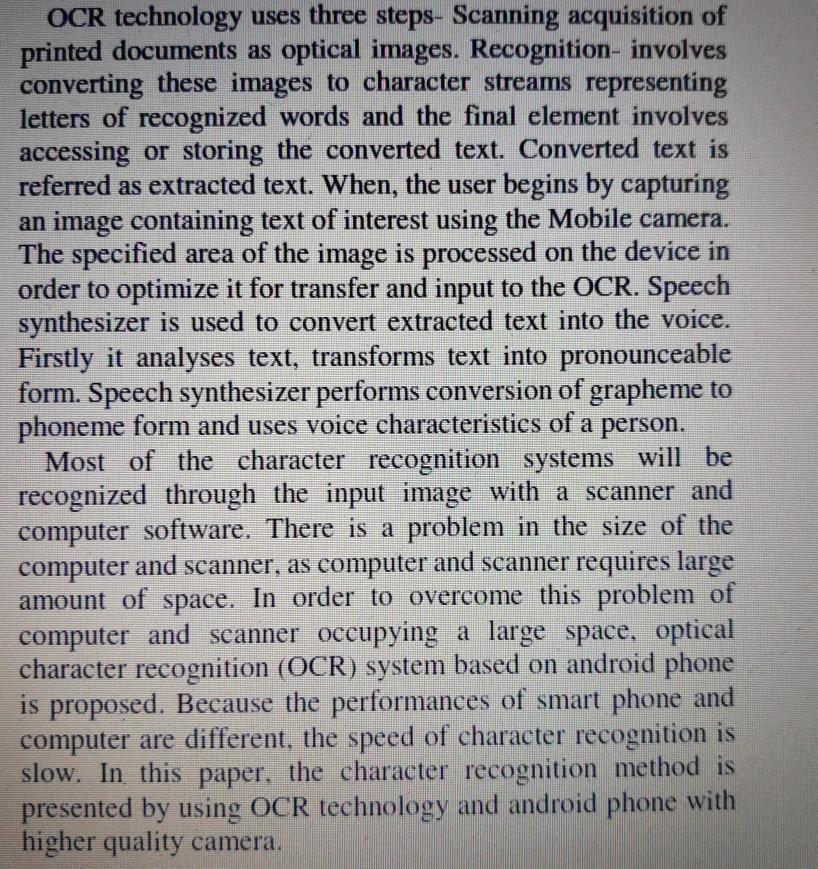
#> input picture Resources/text_cam.jpg, 2452 x 2605 px, found by its file name (shown at 1/3 size)
$ python OCR.py
#> lines starting #> are read from the running program, lines starting #| are printed output that depends on the picture; after the words box and inside, x2 and y2 are one past the last pixel; in counts of white or black regions, pixels touching at a corner belong together
import cv2
import numpy as np
import pytesseract

document = cv2.imread('Resources/text_cam.jpg')
#> document is the input picture: shape (2605, 2452, 3); mean B, G, R 151.3, 151.5, 152.9
document = cv2.resize(document,(600,600),interpolation = cv2.INTER_AREA)
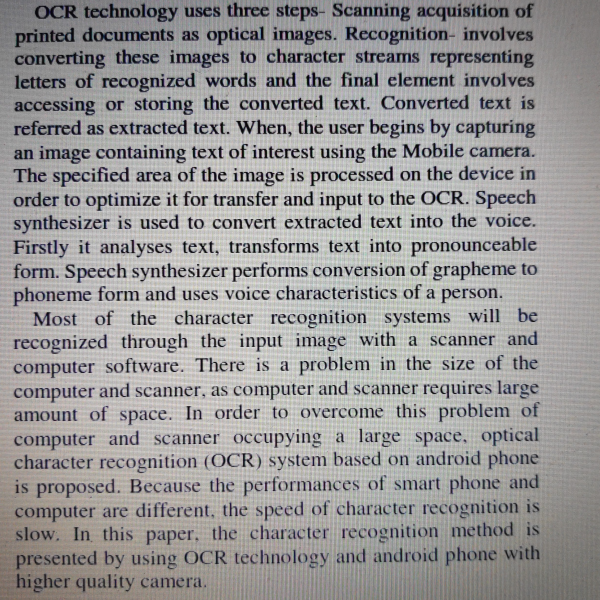
#> document: shape (600, 600, 3); mean B, G, R 151.3, 151.5, 152.9

norm = np.zeros_like(document)
norm_doc = cv2.normalize(document,norm,0,255,cv2.NORM_MINMAX)
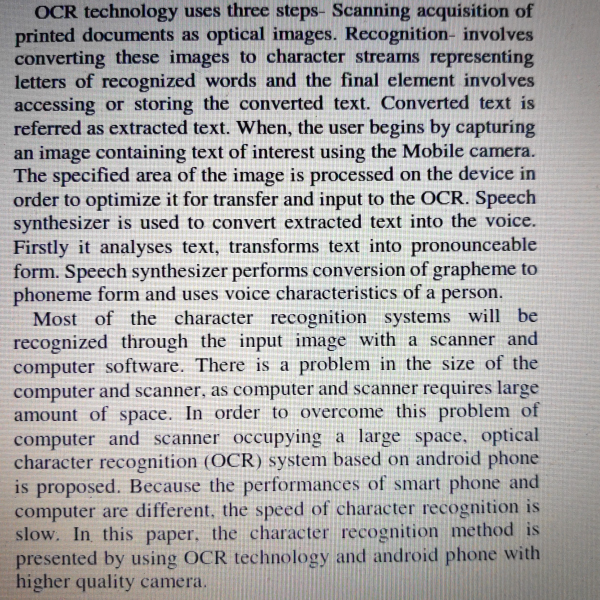
#> norm_doc: shape (600, 600, 3); mean B, G, R 168, 168.3, 169.9

def getskewangle(img):
    imgC = img.copy()
    imgC1 = img.copy()
    imgG = cv2.cvtColor(imgC,cv2.COLOR_BGR2GRAY)
    imgB = cv2.GaussianBlur(imgG,(9,9),0)
    imgT = cv2.threshold(imgB,0,255,cv2.THRESH_BINARY_INV + cv2.THRESH_OTSU)[1]
    cv2.imshow("Threshold image",imgT)
    kernel = cv2.getStructuringElement(cv2.MORPH_RECT,(30,5))
    imgD = cv2.dilate(imgT,kernel,iterations=5)
    cv2.imshow("Dilated image",imgD)
    contours, heirarchy = cv2.findContours(imgD,cv2.RETR_LIST,cv2.CHAIN_APPROX_NONE)
    contours = sorted(contours,key=cv2.contourArea, reverse=True)
    largestContour = contours[0]
    imgC1 = cv2.drawContours(imgC1,largestContour,-1,(0,255,0),2)
    cv2.imshow("Largest Contour",imgC1)
    rect = cv2.minAreaRect(largestContour)
    angle = rect[-1]
    if angle < -45:
        angle = -(90+angle)
    else:
        angle = -angle
    return -1.0 * angle

def Rotation(img,angle:float):
    newImg = img.copy()
    (h, w) = newImg.shape[:2]
    center = (w//2, h//2)
    print(center)
    M = cv2.getRotationMatrix2D(center, angle-90, 1.0)
    print(angle)
    newImg = cv2.warpAffine(newImg, M, (w, h), flags=cv2.INTER_CUBIC, borderMode=cv2.BORDER_REPLICATE)
    cv2.imshow("Deskewed image",newImg)
    return newImg

def deskew(img):
    angle = getskewangle(img)
#> in getskewangle, `imgB = cv2.GaussianBlur(imgG,(9,9),0)`:
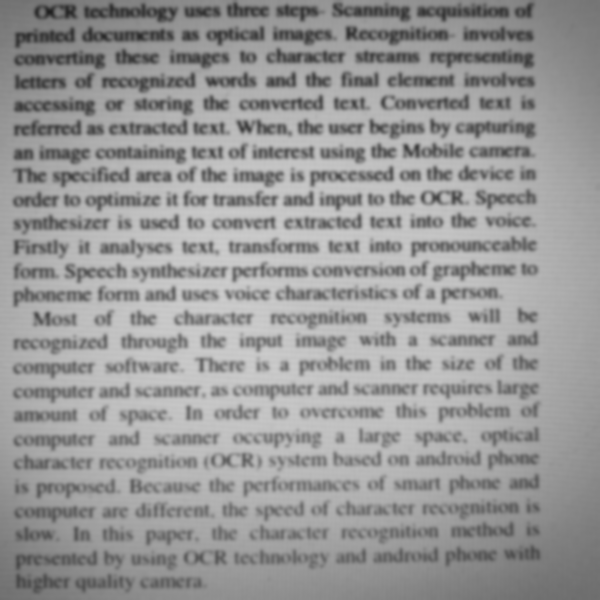
#> imgB: shape (600, 600); min 31, max 204, mean 151.9
#> in getskewangle, `imgT = cv2.threshold(imgB,0,255,cv2.THRESH_BINARY_INV + cv2.THRESH_OTS..`:
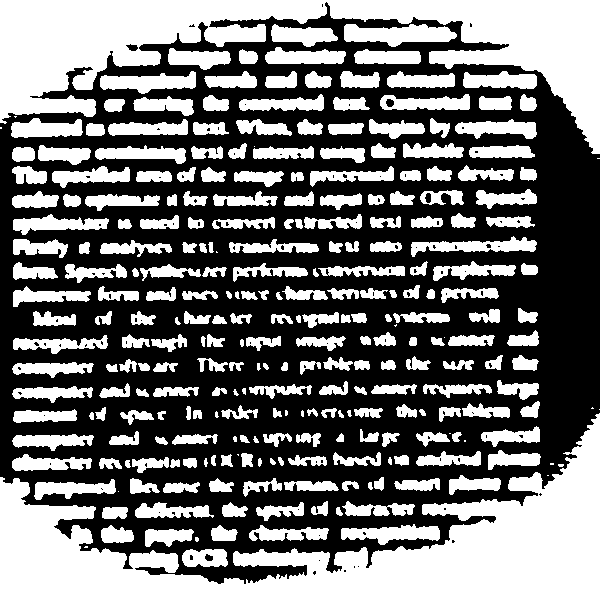
#> imgT: shape (600, 600); 45% white; 276 white regions (21 under 20 px), largest, box (x1, y1, x2, y2) and area: (0, 413, 600, 600) 41819, (0, 0, 600, 154) 34422, (344, 24, 457, 47) 1709
#> in getskewangle, `imgD = cv2.dilate(imgT,kernel,iterations=5)`:
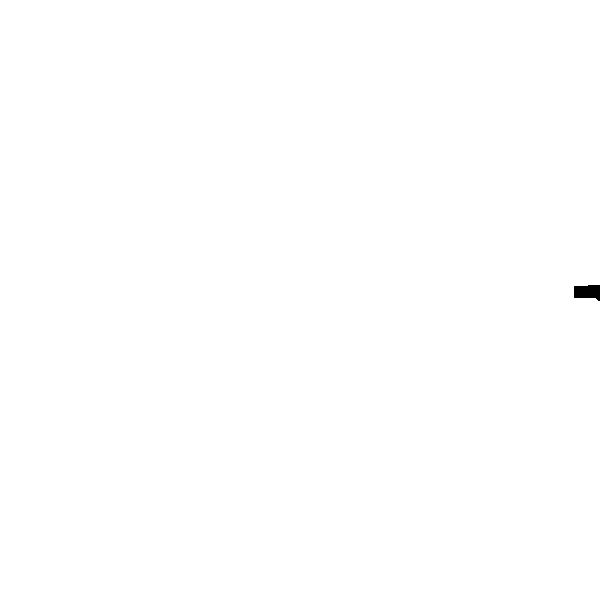
#> imgD: shape (600, 600); 99.9% white; 1 black region
#> in getskewangle, `contours, heirarchy = cv2.findContours(imgD,cv2.RETR_LIST,cv2.CHAIN_AP..`: contours = 1 contour; box (x1, y1, x2, y2) and area: (0, 0, 600, 600) 358445
#> in getskewangle, `largestContour = contours[0]`: largestContour = contour of 2442 points, box (x1, y1, x2, y2) (0, 0, 600, 600), area 358445
#> in getskewangle, `imgC1 = cv2.drawContours(imgC1,largestContour,-1,(0,255,0),2)`:
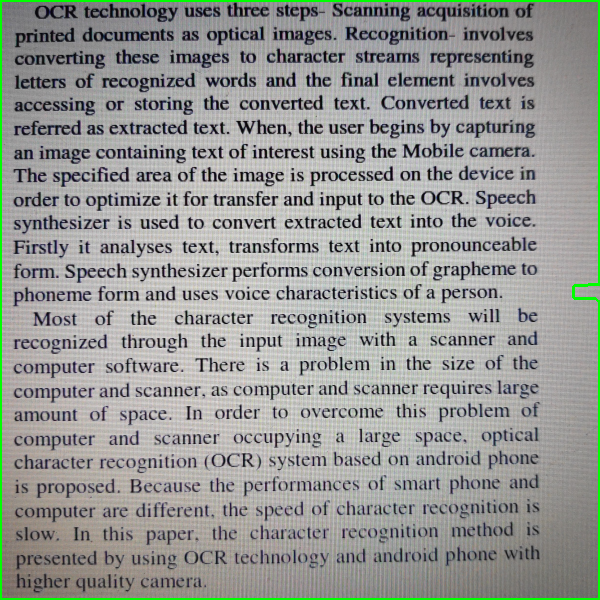
#> imgC1: shape (600, 600, 3); 1.37% of pixels changed, all inside (x1, y1, x2, y2) = (0, 0, 600, 600)
#> in getskewangle, `rect = cv2.minAreaRect(largestContour)`: rect = ((299.5, 299.5), (599, 599), -90)
#> in getskewangle, `angle = rect[-1]`: angle = -90
#> in getskewangle, `angle = -(90+angle)`: angle = 0
    return Rotation(img,-1.0*angle)

def image_to_text(img):
    document = np.array(img)
    text = pytesseract.image_to_string(document)
    return text

final_image = deskew(document)
#| (300, 300)
#> in Rotation, `newImg = cv2.warpAffine(newImg, M, (w, h), flags=cv2.INTER_CUBIC, bord..`:
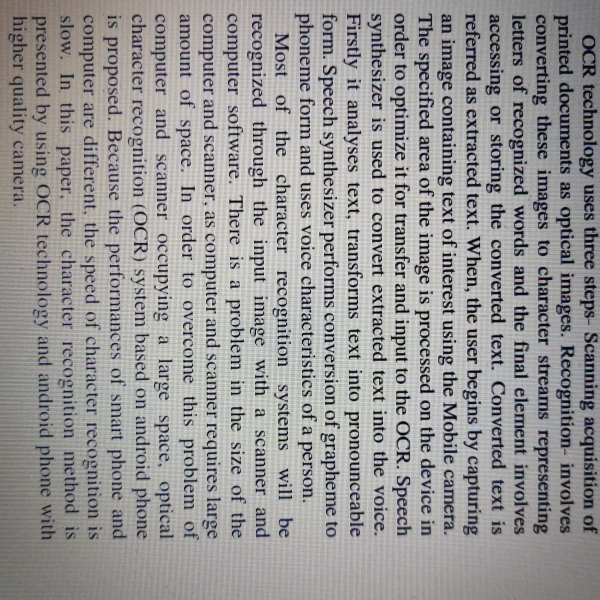
#> newImg: shape (600, 600, 3); mean B, G, R 151.2, 151.5, 152.9
cv2.imshow("Raw Document",document)
#> (the run stopped early here; a loop or call above may not have finished)
